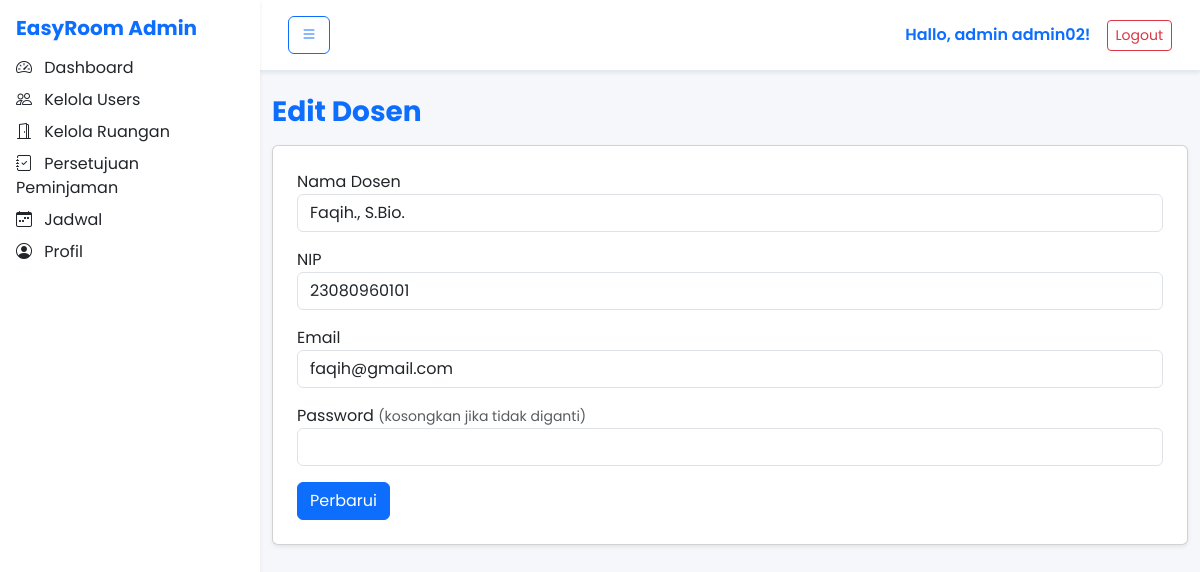
/admin/user_edit.php?role=dosen&id=DSNKAY8BY (signed in), run on the app's committed database.
### tables this page shows
CREATE TABLE `dosen` (
  `id_dosen` varchar(15) NOT NULL,
  `nama_dosen` varchar(100) NOT NULL,
  `nip` varchar(20) DEFAULT NULL,
  `email` varchar(100) DEFAULT NULL,
  `password` varchar(255) NOT NULL
);

### admin/user_edit.php (the view, shortened to what this page needs)
<?php
require_once __DIR__ . '/../config.php';
$role = $_GET['role'] ?? '';
$id   = $_GET['id'] ?? '';
$id_safe = $conn->real_escape_string($id);
switch ($role) {
    case "dosen":
        $data = $conn->query("SELECT * FROM dosen WHERE id_dosen = '$id_safe'")->fetch_assoc();
        break;
}
?>
<!doctype html>
<html lang="id">
<head>
    <link rel="stylesheet" href="https://cdn.jsdelivr.net/npm/bootstrap@5.3.3/dist/css/bootstrap.min.css">
    <link rel="stylesheet" href="https://cdn.jsdelivr.net/npm/bootstrap-icons@1.11.3/font/bootstrap-icons.css">
    <link rel="stylesheet" href="https://unpkg.com/aos@2.3.1/dist/aos.css">
    <link rel="stylesheet" href="../assets/css/style.css">
</head>
<body>
    <?php include 'sidebar.php'; ?>
    <div class="content">
        <?php include 'header.php'; ?>
        <div class="container py-4">
            <h3 class="fw-bold text-primary mb-3">Edit <?= ucfirst($role); ?></h3>
            <div class="card p-4 shadow-sm">
                <form action="../backend/admin/user_action.php" method="post">
                    <?php if ($role == 'admin'): ?>
                        <div class="mb-3">
                            <label>Nama Admin</label>
                            <input type="text" name="nama_admin" class="form-control" required
                                value="<?= $data['nama_admin']; ?>">
                        </div>
                        <div class="mb-3">
                            <label>Username</label>
                            <input type="text" name="username" class="form-control" required
                                value="<?= $data['username']; ?>">
                        </div>
                    <?php elseif ($role == 'dosen'): ?>
                        <div class="mb-3">
                            <label>Nama Dosen</label>
                            <input type="text" name="nama_dosen" class="form-control" required
                                value="<?= $data['nama_dosen']; ?>">
                        </div>
                        <div class="mb-3">
                            <label>NIP</label>
                            <input type="text" name="nip" class="form-control" required
                                value="<?= $data['nip']; ?>">
                        </div>
                        <div class="mb-3">
                            <label>Email</label>
                            <input type="email" name="email" class="form-control" required
                                value="<?= $data['email']; ?>">
                        </div>
                    <?php endif; ?>
                    <div class="mb-3">
                        <label>Password <small class="text-muted">(kosongkan jika tidak diganti)</small></label>
                        <input type="text" name="password" class="form-control">
                    </div>
                    <button class="btn btn-primary">Perbarui</button>
                </form>
            </div>
        </div>
    </div>
</body>
</html>

### assets/css/style.css (style rules this page uses)
body { font-family: "Poppins", sans-serif; background: #f5f7fb; color: #1f2933; }

### admin/sidebar.php (style rules this page uses)
:root { --sidebar-width: 260px; }
.content { margin-left: var(--sidebar-width); transition: margin-left 0.3s ease-in-out; width: calc(100% - var(--sidebar-width)); }

### data on the page
dosen: nama_dosen "Faqih., S.Bio.", nip "23080960101", email "faqih@gmail.com"

### other printed values
$user['nama'] "admin02"
$role "Dosen"
